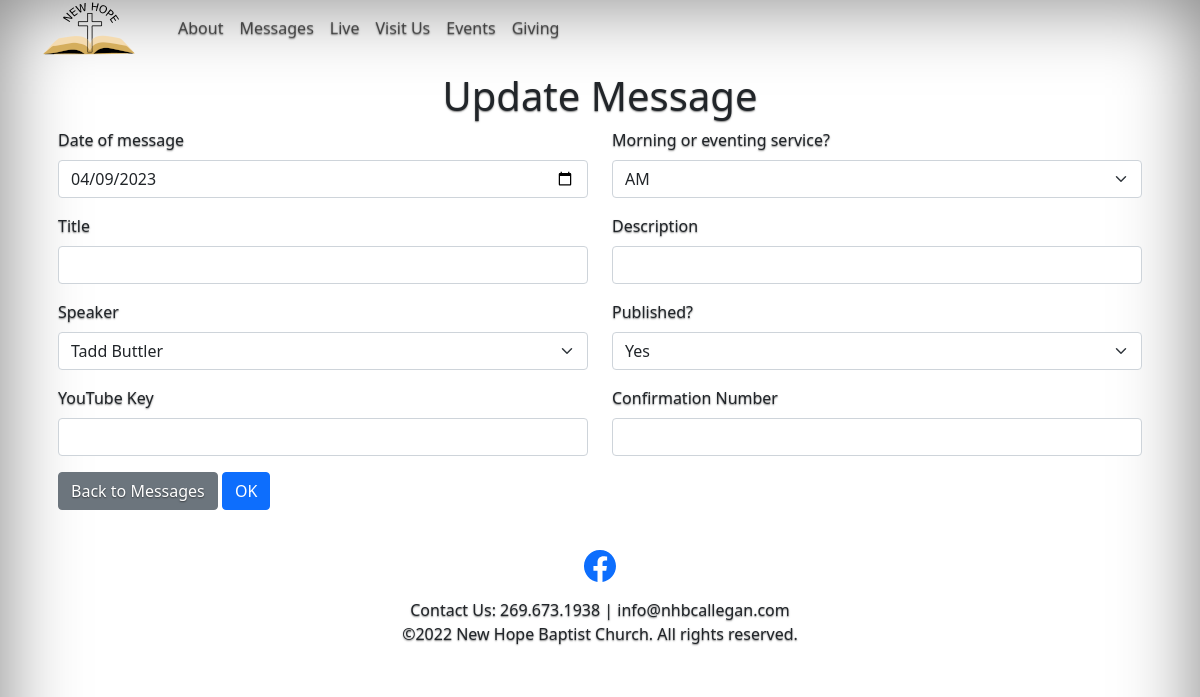
Before: /update-message?id=87 with the older database file.
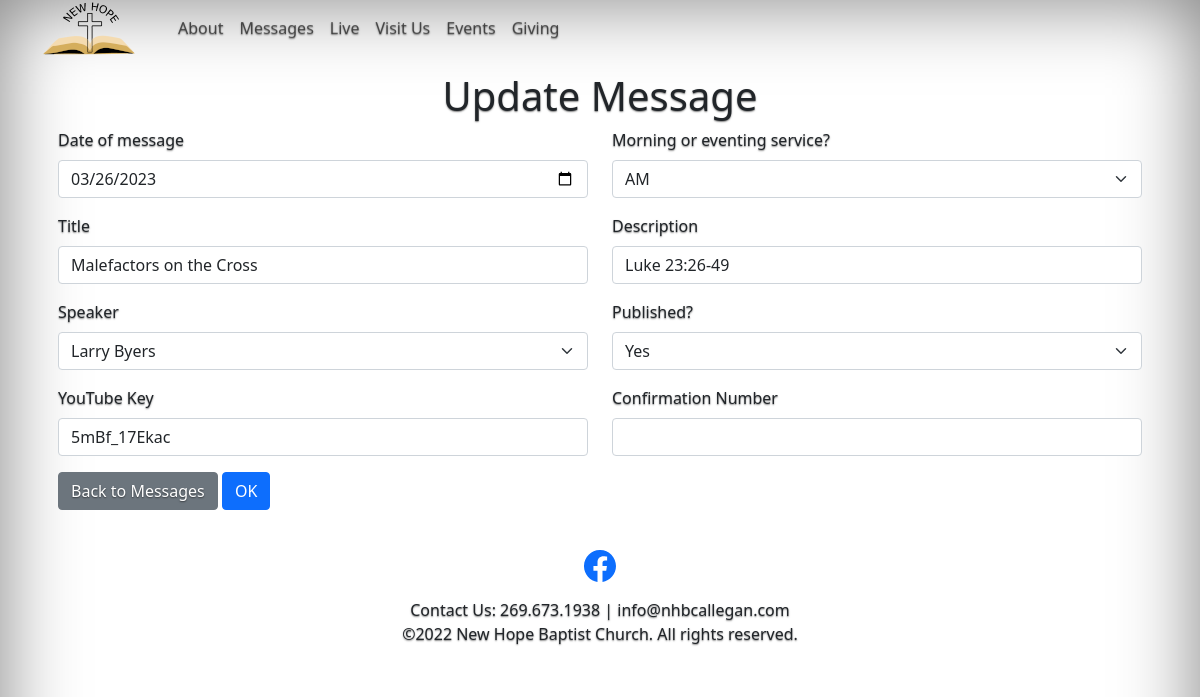
After: the same page with the newer database file.
### app/models.py (models this page shows)
class VideoMessage(db.Model):
    id = db.Column(db.Integer, primary_key=True)
    title = db.Column(db.String(128))
    description = db.Column(db.String(256))
    timestamp = db.Column(db.DateTime, index=True, default=datetime.utcnow)
    youtube_id = db.Column(db.String(256), unique=True)
    speaker_id = db.Column(db.Integer, db.ForeignKey('speaker.id'))
    is_published = db.Column(db.Boolean)
    def __repr__(self) -> str:
        return f'VideoMessage:"{self.title} - {self.description}" Id:{self.id}, Timestamp:{self.timestamp}, YouTubeId:{self.youtube_id} IsPublished:{self.is_published} SpeakerId:{self.speaker_id}'

### app/routes.py (the view)
@app.route('/update-message', methods=['GET','POST'])
def update_message():
    form = AddMessageForm(request.form)
    form.speaker.choices = GetSpeakerList()
    if form.validate_on_submit() and AuthorizedToUpdate(form.password.data):
        messageId = int(form.id.data)
        app.logger.info(f'Form validated. Message ID: {messageId}')
        message = VideoMessage.query.filter_by(id = messageId).first()
        if bool(message):
            app.logger.info(f'Update message: {message}')
            dateToStore = GetDateToStore(form.date.data, form.is_am_service.data == 'am')
            app.logger.info(f'Message date: {dateToStore}')
            message.title = form.title.data
            message.description = form.description.data
            message.timestamp = dateToStore
            message.youtube_id = form.youtube_id.data
            message.is_published = True if form.is_published.data == '1' else False
            message.speaker_id = int(form.speaker.data)
            db.session.commit()
        else:
            app.logger.info('Could not find the message to update.')
        return redirect(url_for('list_messages'))
    else:
        app.logger.info(f'The form did not validate. FormMethod:{request.method}')
    if request.method == 'GET':
        messageId = int(request.args['id'])
        app.logger.info(f'Message ID: {messageId}')
        message = VideoMessage.query.filter_by(id = messageId).first()
        app.logger.info(f'Display message: {message}')
        if bool(message):
            form.id.data = messageId
            form.is_am_service.data = 'am' if message.timestamp.hour == 14 or message.timestamp.hour == 15 else 'pm'
            form.title.data = message.title
            form.description.data = message.description
            form.date.data = message.timestamp
            form.youtube_id.data = message.youtube_id
            form.is_published.data = '1' if message.is_published else '0'
            form.speaker.data = str(message.speaker_id)
    return render_template(
        'update_message.html',
        model = pageModel,
        form = form
    )

### app/routes.py (called while the page is built)
def GetSpeakerList():
    speakers = Speaker.query.order_by(Speaker.last_name.asc()).all()
    speakerList = [(s.id, f'{s.first_name} {s.last_name}') for s in speakers]
    return speakerList

### app/templates/update_message.html (shortened to what this page needs)
{% extends "base.html" %}
{% block content %}
    <div class="row p-3 rounded">
        <div class="col-12">
            <h1 style="text-align: center;">Update Message</h1>
        </div>
        <form  method="POST" action="{{ url_for('update_message') }}">
            <div class="row">
                <div class="col-md-6 mb-3">
                    {{ form.date.label(class_='form-label') }}
                    {{ form.date }}
                </div>
                <div class="col-md-6 mb-3">
                    {{ form.is_am_service.label(class_='form-label') }}
                    {{ form.is_am_service }}
                </div>
            </div>
            <div class="row">
                <div class="col-md-6 mb-3">
                    {{ form.title.label(class_='form-label') }}
                    {{ form.title }}
                </div>
                <div class="col-md-6 mb-3">
                    {{ form.description.label(class_='form-label') }}
                    {{ form.description }}
                </div>
            </div>
            <div class="row">
                <div class="col-md-6 mb-3">
                    {{ form.speaker.label(class_='form-label') }}
                    {{ form.speaker }}
                </div>
                <div class="col-md-6 mb-3 form-group">
                    {{ form.is_published.label(class_='form-label') }}
                    {{ form.is_published }}
                </div>
            </div>
            <div class="row">
                <div class="col-md-6 mb-3">
                    {{ form.youtube_id.label(class_='form-label') }}
                    {{ form.youtube_id }}
                </div>
                <div class="col-md-6 mb-3">
                    {{ form.password.label(class_='form-label') }}
                    {{ form.password }}
                </div>
            </div>
            <div class="row">
                <div class="col-md-12">
                    <a href="{{ url_for('list_messages')}}" class="btn btn-secondary">Back to Messages</a> {{ form.submit }}
                </div>
            </div>
    </form>
    </div>
{% endblock %}

Changed rows visible on the page:
added VideoMessage: title "Malefactors on the Cross", description "Luke 23:26-49", speaker "Larry Byers", is_published "Yes", youtube_id "5mBf_17Ekac"
Other visible differences:
form field date: "04/09/2023" → "03/26/2023"
form field speaker: "Tadd Buttler" → (not shown)
form field is_published: "Yes" → (not shown)
